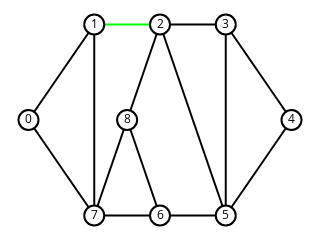

Notebook code cell kept with this figure:
### Markdown cell above
### Exercício 5

Use cores para dar um exemplo de caminho no grafo `ug`.

### Code cell
ug.edges[1, 2]['color'] = (0, 255, 0)
sn.show_graph(ug, nlab=True)

### Figure 1 — Plotly figure (JSON) as saved in the notebook; plotly's stock layout.template omitted (floating-point values rounded to 4 significant figures)
{"data": [{"hoverinfo": "none", "line": {"color": "rgb(0, 0, 0)", "width": 2}, "mode": "lines", "type": "scatter", "uid": "5d971e22-a243-11e8-8842-5cc9d35576a8", "x": [0, 0.25, null, 0, 0.25, null, 0.25, 0.25, null, 0.5, 0.75, null, 0.5, 0.75, null, 0.5, 0.375, null, 0.75, 1, null, 0.75, 0.75, null, 1, 0.75, null, 0.75, 0.5, null, 0.5, 0.25, null, 0.5, 0.375, null, 0.25, 0.375, null], "y": [0.5, 1, null, 0.5, 0, null, 1, 0, null, 1, 1, null, 1, 0, null, 1, 0.5, null, 1, 0.5, null, 1, 0, null, 0.5, 0, null, 0, 0, null, 0, 0, null, 0, 0.5, null, 0, 0.5, null]}, {"hoverinfo": "none", "line": {"color": "rgb(0, 255, 0)", "width": 2}, "mode": "lines", "type": "scatter", "uid": "5d971e23-a243-11e8-8842-5cc9d35576a8", "x": [0.25, 0.5, null], "y": [1, 1, null]}, {"hoverinfo": "none", "marker": {"color": "rgb(255, 255, 255)", "line": {"color": "rgb(0, 0, 0)", "width": 2}, "size": 20}, "mode": "markers+text", "text": ["0", "1", "2", "3", "4", "5", "6", "7", "8"], "textfont": {"color": "rgb(0, 0, 0)"}, "textposition": "middle center", "type": "scatter", "uid": "5d971e24-a243-11e8-8842-5cc9d35576a8", "x": [0, 0.25, 0.5, 0.75, 1, 0.75, 0.5, 0.25, 0.375], "y": [0.5, 1, 1, 1, 0.5, 0, 0, 0, 0.5]}], "layout": {"height": 180, "margin": {"b": 0, "l": 0, "r": 0, "t": 0}, "showlegend": false, "width": 320, "xaxis": {"showgrid": false, "showticklabels": false, "zeroline": false}, "yaxis": {"showgrid": false, "showticklabels": false, "zeroline": false}}}
